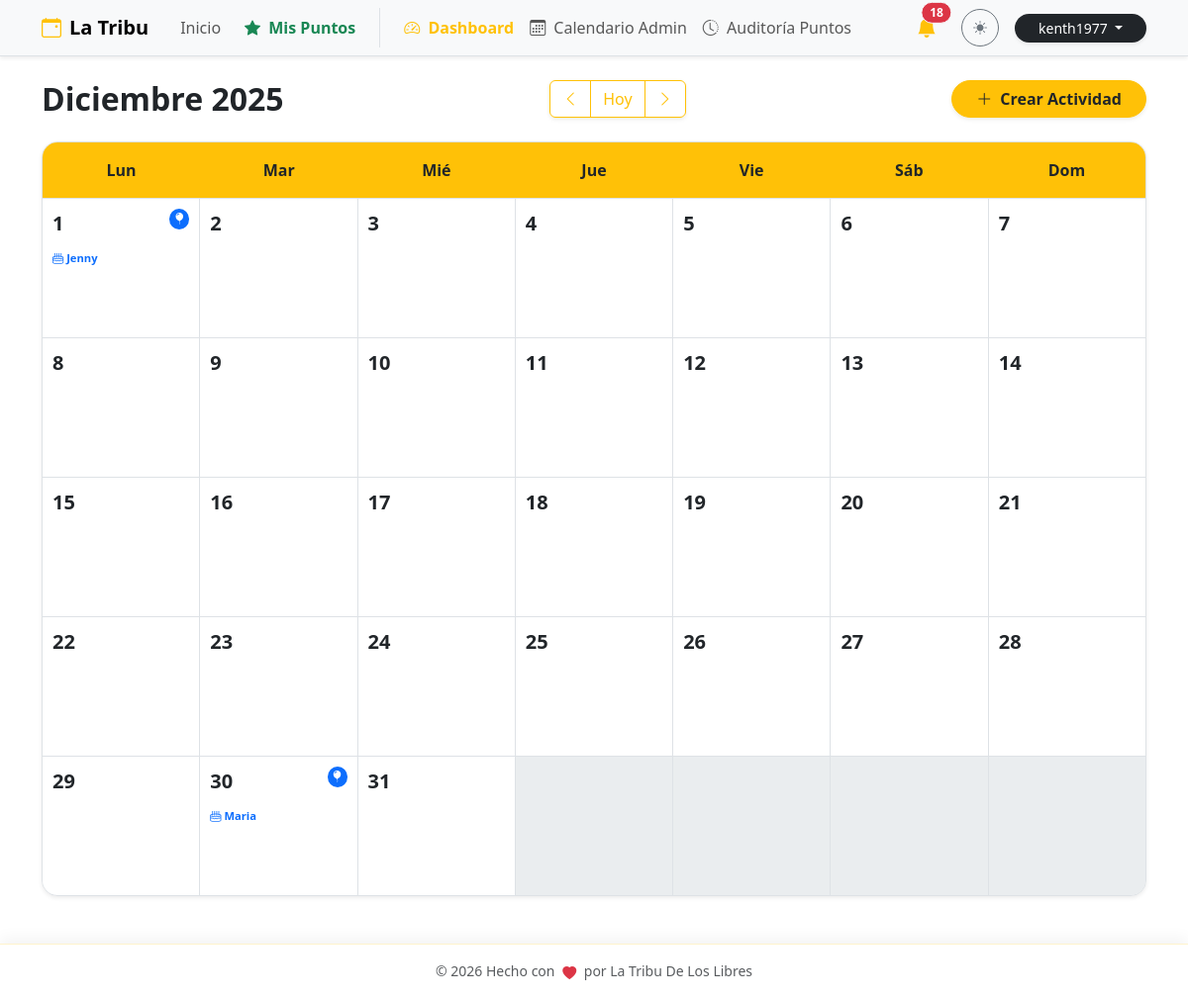
Page /admin/calendar (signed in) on the committed database.
### db.py (models this page shows, shortened)
class User(db.Model, UserMixin):
    __tablename__ = 'user'
    id = db.Column(db.Integer, primary_key=True)
    email = db.Column(db.String(120), unique=True, nullable=False)
    password = db.Column(db.String(200), nullable=False)
    is_superuser = db.Column(db.Boolean, default=False)

class Member(db.Model):
    __tablename__ = 'member'
    id = db.Column(db.Integer, primary_key=True)
    pin = db.Column(db.String(6), unique=True, nullable=False)
    nombre = db.Column(db.String(100), nullable=False)
    apellido1 = db.Column(db.String(100), nullable=False)
    apellido2 = db.Column(db.String(100))
    telefono = db.Column(db.String(20))
    birth_date = db.Column(db.Date)
    puntos_totales = db.Column(db.Integer, default=0)
    ultimo_regalo_bday = db.Column(db.Integer, default=0) # Año del último regalo
    bookings = db.relationship('Booking', backref='member', lazy=True)
    logs = db.relationship('PointLog', backref='member', lazy=True)

### app.py (the view)
@calendar_bp.route('/admin/calendar')
@login_required
def view():
    year = request.args.get('year', datetime.now().year, type=int)
    month = request.args.get('month', datetime.now().month, type=int)
    if month > 12: month = 1; year += 1
    elif month < 1: month = 12; year -= 1
    cal = calendar.Calendar(firstweekday=0)
    weeks = cal.monthdayscalendar(year, month)
    events = Event.query.all()
    monthly_birthdays = Member.query.filter(extract('month', Member.birth_date) == month).all()
    return render_template('calendar.html',
                           weeks=weeks, year=year, month=month,
                           month_name=MESES_ES[month],
                           events=events,
                           monthly_birthdays=monthly_birthdays)

### app.py (called while the page is built)
@login_manager.user_loader
def load_user(user_id):
    try:
        return User.query.get(int(user_id))
    except (TypeError, ValueError, Exception):
        return None

@app.before_request
def force_https():
    if request.headers.get('X-Forwarded-Proto') == 'http':
        url = request.url.replace('http://', 'https://', 1)
        return redirect(url, code=301)

### templates/calendar.html (shortened to what this page needs)
{% extends "base.html" %}
{% block content %}
<div class="d-flex flex-column flex-md-row justify-content-between align-items-center mb-4 gap-3 animate__animated animate__fadeIn">
    <h2 class="mb-0 fw-bold">{{ month_name }} {{ year }}</h2>
    <div class="btn-group shadow-sm">
        <a href="{{ url_for('calendar_view.view', year=year, month=month-1) }}" class="btn btn-outline-warning">
            <i class="bi bi-chevron-left"></i>
        </a>
        <a href="{{ url_for('calendar_view.view') }}" class="btn btn-outline-warning">Hoy</a>
        <a href="{{ url_for('calendar_view.view', year=year, month=month+1) }}" class="btn btn-outline-warning">
            <i class="bi bi-chevron-right"></i>
        </a>
    </div>
    <button class="btn btn-warning fw-bold shadow-sm text-dark px-4 rounded-pill" data-bs-toggle="modal" data-bs-target="#addEventModal">
        <i class="bi bi-plus-lg me-2"></i>Crear Actividad
    </button>
</div>
<div class="calendar-wrapper shadow-sm rounded-4 overflow-hidden border bg-white">
    <div class="calendar-header-grid bg-warning text-dark py-3 fw-bold border-bottom text-center">
        <div>Lun</div>
        <div>Mar</div>
        <div>Mié</div>
        <div>Jue</div>
        <div>Vie</div>
        <div>Sáb</div>
        <div>Dom</div>
    </div>
    <div class="calendar-days-grid">
        {% for week in weeks %}
            {% for day in week %}
                <div class="calendar-cell {% if day == 0 %}empty bg-light bg-opacity-50{% else %}clickable-cell{% endif %}"
                     {% if day != 0 %}onclick="openAddModal({{ day }})"{% endif %}>
                    {% if day != 0 %}
                        <div class="d-flex justify-content-between align-items-start mb-2">
                            <span class="day-number fw-bold fs-5">{{ day }}</span>
                            {% set day_birthdays = [] %}
                            {% for mb in monthly_birthdays %}
                                {% if mb.birth_date.day == day %}
                                    {% set _ = day_birthdays.append(mb) %}
                                {% endif %}
                            {% endfor %}
                            {% if day_birthdays %}
                                <span class="badge bg-primary rounded-circle p-1" title="Cumpleaños: {{ day_birthdays|length }}">
                                    <i class="bi bi-balloon-fill"></i>
                                </span>
                            {% endif %}
                        </div>
                        <div class="event-stack">
                            {% for bday_person in day_birthdays %}
                                <div class="x-small text-primary fw-bold mt-1">
                                    <i class="bi bi-cake2"></i> {{ bday_person.nombre }}
                                </div>
                            {% endfor %}
                        </div>
                    {% endif %}
                </div>
            {% endfor %}
        {% endfor %}
    </div>
</div>
{% endblock %}

### templates/base.html (shortened to what this page needs)
<!DOCTYPE html>
<html lang="es" data-bs-theme="light">
<head>
    <link href="https://cdn.jsdelivr.net/npm/bootstrap@5.3.2/dist/css/bootstrap.min.css" rel="stylesheet">
    <link rel="stylesheet" href="https://cdn.jsdelivr.net/npm/bootstrap-icons@1.11.1/font/bootstrap-icons.css">
    <link rel="stylesheet" href="https://cdnjs.cloudflare.com/ajax/libs/animate.css/4.1.1/animate.min.css"/>
</head>
<body>
    <nav class="navbar navbar-expand-lg bg-body-tertiary border-bottom sticky-top shadow-sm">
        <div class="container">
            <a class="navbar-brand fw-bold" href="{{ url_for('main.home') }}">
                <i class="bi bi-calendar-event me-2 text-warning"></i>La Tribu
            </a>
            <div class="collapse navbar-collapse" id="navbarNav">
                <ul class="navbar-nav me-auto align-items-center">
                    <li class="nav-item">
                        <a class="nav-link px-3" href="{{ url_for('main.home') }}">Inicio</a>
                    </li>
                    <li class="nav-item">
                        <button class="nav-link btn btn-link text-decoration-none fw-bold text-success border-0 bg-transparent" data-bs-toggle="modal" data-bs-target="#pointsModal">
                            <i class="bi bi-star-fill me-1"></i> Mis Puntos
                        </button>
                    </li>
                    {% if current_user.is_authenticated and current_user.is_superuser %}
                    <li class="nav-item ms-lg-3 border-start ps-lg-3">
                        <a class="nav-link fw-bold text-warning" href="{{ url_for('main.dashboard') }}">
                            <i class="bi bi-speedometer2 me-1"></i> Dashboard
                        </a>
                    </li>
                    <li class="nav-item">
                        <a class="nav-link" href="{{ url_for('calendar_view.view') }}">
                            <i class="bi bi-calendar3 me-1"></i> Calendario Admin
                        </a>
                    </li>
                    <li class="nav-item">
                        <a class="nav-link" href="{{ url_for('puntos.historial_global') }}">
                            <i class="bi bi-clock-history me-1"></i> Auditoría Puntos
                        </a>
                    </li>
                    {% endif %}
                </ul>
                <div class="d-flex align-items-center gap-3 mt-3 mt-lg-0">
                    {% if current_user.is_authenticated and current_user.is_superuser %}
                    <div class="dropdown">
                        <button class="btn btn-link position-relative text-dark p-0 me-2" type="button" data-bs-toggle="dropdown" aria-expanded="false">
                            <i class="bi bi-bell-fill fs-5 text-warning"></i>
                            {% if admin_unread_count > 0 %}
                            <span class="position-absolute top-0 start-100 translate-middle badge rounded-pill bg-danger border border-light animate__animated animate__pulse animate__infinite">
                                {{ admin_unread_count }}
                            </span>
                            {% endif %}
                        </button>
                    </div>
                    {% endif %}
                    <button class="btn btn-sm btn-outline-secondary rounded-circle" id="themeToggler" title="Cambiar tema" style="width: 38px; height: 38px; padding: 0;">
                        <i class="bi bi-sun-fill" id="themeIcon"></i>
                    </button>
                    {% if current_user.is_authenticated %}
                        <div class="dropdown">
                            <button class="btn btn-dark btn-sm rounded-pill px-4 dropdown-toggle shadow-sm border-0" type="button" data-bs-toggle="dropdown">
                                {{ current_user.email.split('@')[0] }}
                            </button>
                        </div>
                    {% else %}
                        <a href="{{ url_for('auth.login') }}" class="btn btn-warning btn-sm text-dark fw-bold rounded-pill px-4 shadow-sm border-0">
                            <i class="bi bi-lock-fill me-1"></i>Admin
                        </a>
                    {% endif %}
                </div>
            </div>
        </div>
    </nav>
    <main class="container py-4">
        {% block content %}{% endblock %}
    </main>
    <footer class="footer-sticky-blur py-3 text-center">
        <div class="container d-flex justify-content-center align-items-center gap-3">
            <span class="text-body-secondary fw-medium small">
                © 2026 Hecho con <i class="bi bi-heart-fill text-danger heart-beat mx-1"></i> por La Tribu De Los Libres
            </span>
        </div>
    </footer>
</body>
</html>

### templates/base.html (style rules this page uses)
.heart-beat { display: inline-block; animation: heartbeat 1.5s infinite; vertical-align: middle; }
.footer-sticky-blur { position: fixed; bottom: 0; width: 100%; z-index: 1030; backdrop-filter: blur(12px); -webkit-backdrop-filter: blur(12px); background-color: rgba(var(--bs-body-bg-rgb), 0.8) !important; border-top: 1px solid rgba(var(--bs-warning-rgb), 0.2); box-shadow: 0 -5px 15px rgba(0, 0, 0, 0.05); }
body { padding-bottom: 80px; min-height: 100vh; display: flex; flex-direction: column; transition: background-color 0.3s ease, color 0.3s ease; }
main { flex: 1; }
.nav-link, .btn { transition: all 0.2s ease-in-out; }

### templates/calendar.html (style rules this page uses)
.calendar-header-grid { display: grid; grid-template-columns: repeat(7, 1fr); text-align: center; background-color: #ffc107; }
.calendar-days-grid { display: grid; grid-template-columns: repeat(7, 1fr); background-color: #dee2e6; gap: 1px; }
.calendar-cell { min-height: 140px; background-color: #fff; padding: 10px; transition: background-color 0.2s ease; }
.day-number { color: #adb5bd; }
.clickable-cell .day-number { color: #212529; }
.event-stack { display: flex; flex-direction: column; gap: 4px; }
.x-small { font-size: 0.7rem; }

### rows in the picture
User: email "kenth1977"
Member: nombre "Jenny"
Member: nombre "Maria"

### other values in the picture
{{ admin_unread_count }} "18"
{{ month_name }} "Diciembre"
{{ year }} "2025"
{{ day }} "1" "2" "3" "4" "5" "6" "7" "8" "9" "10" "11" "12" "13" "14" "15" "16" "17" "18" "19" "20" "21" "22" "23" "24" "25" "26" "27" "28" "29" "30" "31"
